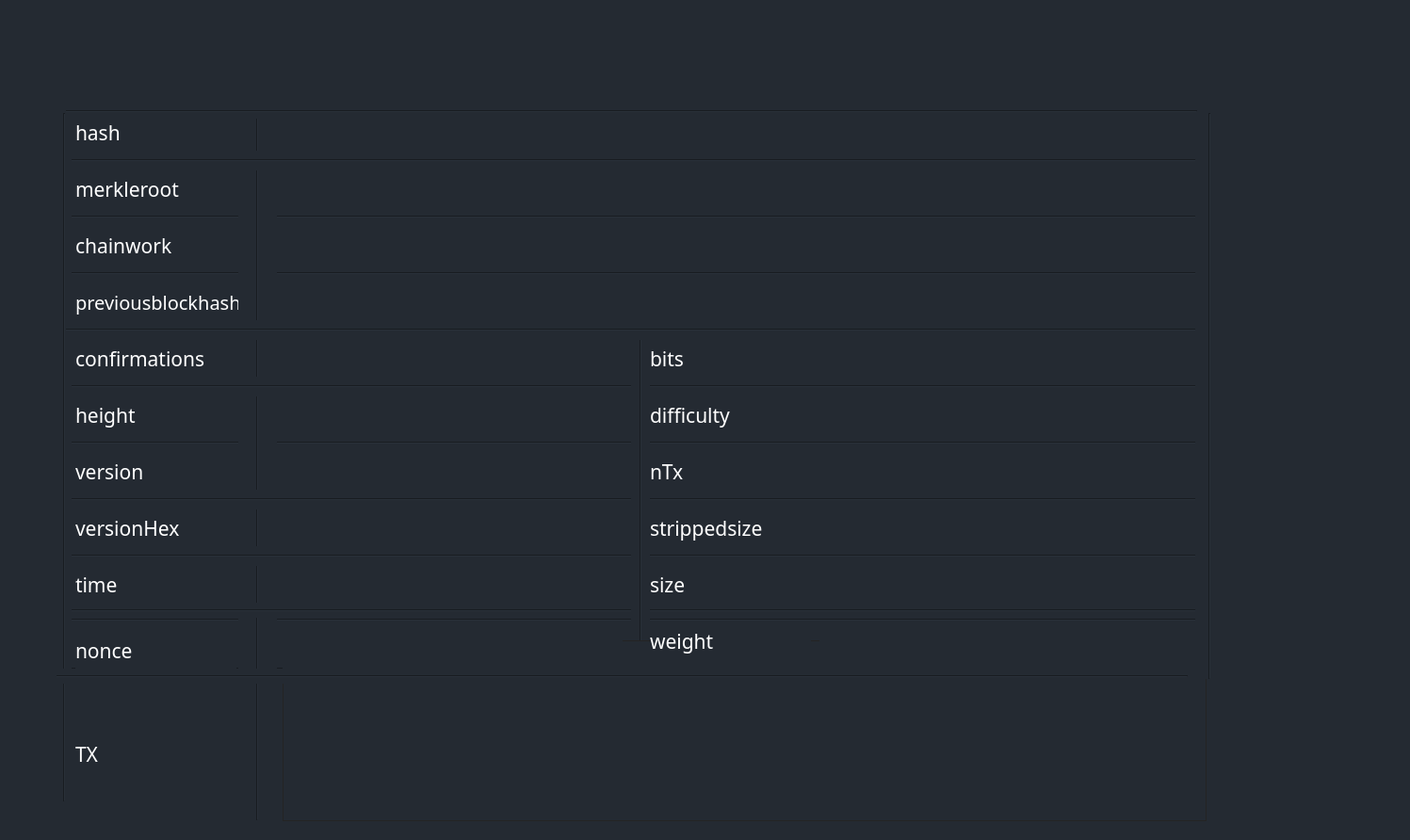
<?xml version="1.0" encoding="UTF-8"?>
<ui version="4.0">
 <class>Dialog</class>
 <widget class="QDialog" name="Dialog">
  <property name="geometry">
   <rect>
    <x>0</x>
    <y>0</y>
    <width>1497</width>
    <height>892</height>
   </rect>
  </property>
  <property name="font">
   <font>
    <family>빙그레체</family>
    <pointsize>16</pointsize>
   </font>
  </property>
  <property name="windowTitle">
   <string>Dialog</string>
  </property>
  <property name="styleSheet">
   <string notr="true">background : rgb(36,42,50);</string>
  </property>
  <widget class="QStackedWidget" name="stackedWidget">
   <property name="geometry">
    <rect>
     <x>0</x>
     <y>70</y>
     <width>1321</width>
     <height>831</height>
    </rect>
   </property>
   <widget class="QWidget" name="page">
    <widget class="QLabel" name="label_17">
     <property name="geometry">
      <rect>
       <x>690</x>
       <y>590</y>
       <width>171</width>
       <height>41</height>
      </rect>
     </property>
     <property name="font">
      <font>
       <family>빙그레체</family>
       <pointsize>16</pointsize>
      </font>
     </property>
     <property name="styleSheet">
      <string notr="true">color : white;</string>
     </property>
     <property name="text">
      <string>weight</string>
     </property>
    </widget>
    <widget class="Line" name="line_3">
     <property name="geometry">
      <rect>
       <x>70</x>
       <y>210</y>
       <width>1201</width>
       <height>21</height>
      </rect>
     </property>
     <property name="font">
      <font>
       <family>Arial</family>
       <pointsize>14</pointsize>
      </font>
     </property>
     <property name="orientation">
      <enum>Qt::Horizontal</enum>
     </property>
    </widget>
    <widget class="QLabel" name="label_6">
     <property name="geometry">
      <rect>
       <x>80</x>
       <y>290</y>
       <width>171</width>
       <height>41</height>
      </rect>
     </property>
     <property name="font">
      <font>
       <family>빙그레체</family>
       <pointsize>16</pointsize>
      </font>
     </property>
     <property name="styleSheet">
      <string notr="true">color : white;</string>
     </property>
     <property name="text">
      <string>confirmations</string>
     </property>
    </widget>
    <widget class="Line" name="line_10">
     <property name="geometry">
      <rect>
       <x>70</x>
       <y>580</y>
       <width>1201</width>
       <height>16</height>
      </rect>
     </property>
     <property name="font">
      <font>
       <family>Arial</family>
       <pointsize>14</pointsize>
      </font>
     </property>
     <property name="orientation">
      <enum>Qt::Horizontal</enum>
     </property>
    </widget>
    <widget class="QLabel" name="label_9">
     <property name="geometry">
      <rect>
       <x>80</x>
       <y>470</y>
       <width>171</width>
       <height>41</height>
      </rect>
     </property>
     <property name="font">
      <font>
       <family>빙그레체</family>
       <pointsize>16</pointsize>
      </font>
     </property>
     <property name="styleSheet">
      <string notr="true">color : white;</string>
     </property>
     <property name="text">
      <string>versionHex</string>
     </property>
    </widget>
    <widget class="QLineEdit" name="merkleroot">
     <property name="geometry">
      <rect>
       <x>300</x>
       <y>110</y>
       <width>981</width>
       <height>41</height>
      </rect>
     </property>
     <property name="font">
      <font>
       <family>빙그레체</family>
       <pointsize>16</pointsize>
      </font>
     </property>
     <property name="styleSheet">
      <string notr="true">color : white;
border : blac</string>
     </property>
     <property name="text">
      <string/>
     </property>
    </widget>
    <widget class="QLabel" name="label_14">
     <property name="geometry">
      <rect>
       <x>690</x>
       <y>410</y>
       <width>171</width>
       <height>41</height>
      </rect>
     </property>
     <property name="font">
      <font>
       <family>빙그레체</family>
       <pointsize>16</pointsize>
      </font>
     </property>
     <property name="styleSheet">
      <string notr="true">color : white;</string>
     </property>
     <property name="text">
      <string>nTx</string>
     </property>
    </widget>
    <widget class="Line" name="line_11">
     <property name="geometry">
      <rect>
       <x>70</x>
       <y>625</y>
       <width>1221</width>
       <height>31</height>
      </rect>
     </property>
     <property name="font">
      <font>
       <family>Arial</family>
       <pointsize>14</pointsize>
      </font>
     </property>
     <property name="orientation">
      <enum>Qt::Horizontal</enum>
     </property>
    </widget>
    <widget class="Line" name="line_6">
     <property name="geometry">
      <rect>
       <x>70</x>
       <y>390</y>
       <width>1201</width>
       <height>21</height>
      </rect>
     </property>
     <property name="font">
      <font>
       <family>Arial</family>
       <pointsize>14</pointsize>
      </font>
     </property>
     <property name="orientation">
      <enum>Qt::Horizontal</enum>
     </property>
    </widget>
    <widget class="QLineEdit" name="hash">
     <property name="geometry">
      <rect>
       <x>300</x>
       <y>50</y>
       <width>981</width>
       <height>41</height>
      </rect>
     </property>
     <property name="font">
      <font>
       <family>빙그레체</family>
       <pointsize>16</pointsize>
      </font>
     </property>
     <property name="styleSheet">
      <string notr="true">color : white;
border : blac</string>
     </property>
     <property name="text">
      <string/>
     </property>
    </widget>
    <widget class="QLabel" name="label_16">
     <property name="geometry">
      <rect>
       <x>690</x>
       <y>530</y>
       <width>171</width>
       <height>41</height>
      </rect>
     </property>
     <property name="font">
      <font>
       <family>빙그레체</family>
       <pointsize>16</pointsize>
      </font>
     </property>
     <property name="styleSheet">
      <string notr="true">color : white;</string>
     </property>
     <property name="text">
      <string>size</string>
     </property>
    </widget>
    <widget class="QLabel" name="label_5">
     <property name="geometry">
      <rect>
       <x>80</x>
       <y>230</y>
       <width>201</width>
       <height>41</height>
      </rect>
     </property>
     <property name="font">
      <font>
       <family>빙그레체</family>
       <pointsize>15</pointsize>
      </font>
     </property>
     <property name="styleSheet">
      <string notr="true">color : white;</string>
     </property>
     <property name="text">
      <string>previousblockhash</string>
     </property>
    </widget>
    <widget class="QLineEdit" name="previousblockhash">
     <property name="geometry">
      <rect>
       <x>300</x>
       <y>230</y>
       <width>981</width>
       <height>41</height>
      </rect>
     </property>
     <property name="font">
      <font>
       <family>빙그레체</family>
       <pointsize>16</pointsize>
      </font>
     </property>
     <property name="styleSheet">
      <string notr="true">color : white;
border : blac</string>
     </property>
     <property name="text">
      <string/>
     </property>
    </widget>
    <widget class="QLineEdit" name="size">
     <property name="geometry">
      <rect>
       <x>870</x>
       <y>530</y>
       <width>391</width>
       <height>41</height>
      </rect>
     </property>
     <property name="font">
      <font>
       <family>빙그레체</family>
       <pointsize>16</pointsize>
      </font>
     </property>
     <property name="styleSheet">
      <string notr="true">color : white;
border : blac</string>
     </property>
     <property name="text">
      <string/>
     </property>
    </widget>
    <widget class="Line" name="line_2">
     <property name="geometry">
      <rect>
       <x>70</x>
       <y>150</y>
       <width>1201</width>
       <height>21</height>
      </rect>
     </property>
     <property name="font">
      <font>
       <family>Arial</family>
       <pointsize>14</pointsize>
      </font>
     </property>
     <property name="orientation">
      <enum>Qt::Horizontal</enum>
     </property>
    </widget>
    <widget class="QLabel" name="label_15">
     <property name="geometry">
      <rect>
       <x>690</x>
       <y>470</y>
       <width>171</width>
       <height>41</height>
      </rect>
     </property>
     <property name="font">
      <font>
       <family>빙그레체</family>
       <pointsize>16</pointsize>
      </font>
     </property>
     <property name="styleSheet">
      <string notr="true">color : white;</string>
     </property>
     <property name="text">
      <string>strippedsize</string>
     </property>
    </widget>
    <widget class="Line" name="line_13">
     <property name="geometry">
      <rect>
       <x>253</x>
       <y>40</y>
       <width>41</width>
       <height>761</height>
      </rect>
     </property>
     <property name="orientation">
      <enum>Qt::Vertical</enum>
     </property>
    </widget>
    <widget class="QLabel" name="label_20">
     <property name="geometry">
      <rect>
       <x>80</x>
       <y>660</y>
       <width>171</width>
       <height>141</height>
      </rect>
     </property>
     <property name="font">
      <font>
       <family>빙그레체</family>
       <pointsize>16</pointsize>
      </font>
     </property>
     <property name="styleSheet">
      <string notr="true">color : white;</string>
     </property>
     <property name="text">
      <string>TX</string>
     </property>
    </widget>
    <widget class="QLineEdit" name="confirmations">
     <property name="geometry">
      <rect>
       <x>300</x>
       <y>290</y>
       <width>361</width>
       <height>41</height>
      </rect>
     </property>
     <property name="font">
      <font>
       <family>빙그레체</family>
       <pointsize>16</pointsize>
      </font>
     </property>
     <property name="styleSheet">
      <string notr="true">color : white;
border : blac</string>
     </property>
     <property name="text">
      <string/>
     </property>
    </widget>
    <widget class="Line" name="line_7">
     <property name="geometry">
      <rect>
       <x>70</x>
       <y>450</y>
       <width>1201</width>
       <height>21</height>
      </rect>
     </property>
     <property name="font">
      <font>
       <family>Arial</family>
       <pointsize>14</pointsize>
      </font>
     </property>
     <property name="orientation">
      <enum>Qt::Horizontal</enum>
     </property>
    </widget>
    <widget class="Line" name="line">
     <property name="geometry">
      <rect>
       <x>70</x>
       <y>90</y>
       <width>1201</width>
       <height>21</height>
      </rect>
     </property>
     <property name="font">
      <font>
       <family>Arial</family>
       <pointsize>14</pointsize>
      </font>
     </property>
     <property name="orientation">
      <enum>Qt::Horizontal</enum>
     </property>
    </widget>
    <widget class="QLabel" name="label_2">
     <property name="geometry">
      <rect>
       <x>80</x>
       <y>50</y>
       <width>171</width>
       <height>41</height>
      </rect>
     </property>
     <property name="font">
      <font>
       <family>빙그레체</family>
       <pointsize>16</pointsize>
      </font>
     </property>
     <property name="styleSheet">
      <string notr="true">color : white;</string>
     </property>
     <property name="text">
      <string>hash</string>
     </property>
    </widget>
    <widget class="Line" name="line_8">
     <property name="geometry">
      <rect>
       <x>70</x>
       <y>510</y>
       <width>1201</width>
       <height>21</height>
      </rect>
     </property>
     <property name="font">
      <font>
       <family>Arial</family>
       <pointsize>14</pointsize>
      </font>
     </property>
     <property name="orientation">
      <enum>Qt::Horizontal</enum>
     </property>
    </widget>
    <widget class="QLineEdit" name="version">
     <property name="geometry">
      <rect>
       <x>300</x>
       <y>410</y>
       <width>361</width>
       <height>41</height>
      </rect>
     </property>
     <property name="font">
      <font>
       <family>빙그레체</family>
       <pointsize>16</pointsize>
      </font>
     </property>
     <property name="styleSheet">
      <string notr="true">color : white;
border : blac</string>
     </property>
     <property name="text">
      <string/>
     </property>
    </widget>
    <widget class="QLineEdit" name="time">
     <property name="geometry">
      <rect>
       <x>300</x>
       <y>530</y>
       <width>361</width>
       <height>41</height>
      </rect>
     </property>
     <property name="font">
      <font>
       <family>빙그레체</family>
       <pointsize>16</pointsize>
      </font>
     </property>
     <property name="styleSheet">
      <string notr="true">color : white;
border : blac</string>
     </property>
     <property name="text">
      <string/>
     </property>
    </widget>
    <widget class="QLineEdit" name="strippedsize">
     <property name="geometry">
      <rect>
       <x>870</x>
       <y>470</y>
       <width>391</width>
       <height>41</height>
      </rect>
     </property>
     <property name="font">
      <font>
       <family>빙그레체</family>
       <pointsize>16</pointsize>
      </font>
     </property>
     <property name="styleSheet">
      <string notr="true">color : white;
border : blac</string>
     </property>
     <property name="text">
      <string/>
     </property>
    </widget>
    <widget class="Line" name="line_9">
     <property name="geometry">
      <rect>
       <x>70</x>
       <y>570</y>
       <width>1201</width>
       <height>16</height>
      </rect>
     </property>
     <property name="font">
      <font>
       <family>Arial</family>
       <pointsize>14</pointsize>
      </font>
     </property>
     <property name="orientation">
      <enum>Qt::Horizontal</enum>
     </property>
    </widget>
    <widget class="QLineEdit" name="bits">
     <property name="geometry">
      <rect>
       <x>870</x>
       <y>290</y>
       <width>391</width>
       <height>41</height>
      </rect>
     </property>
     <property name="font">
      <font>
       <family>빙그레체</family>
       <pointsize>16</pointsize>
      </font>
     </property>
     <property name="styleSheet">
      <string notr="true">color : white;
border : blac</string>
     </property>
     <property name="text">
      <string/>
     </property>
    </widget>
    <widget class="Line" name="line_5">
     <property name="geometry">
      <rect>
       <x>70</x>
       <y>330</y>
       <width>1201</width>
       <height>21</height>
      </rect>
     </property>
     <property name="font">
      <font>
       <family>Arial</family>
       <pointsize>14</pointsize>
      </font>
     </property>
     <property name="orientation">
      <enum>Qt::Horizontal</enum>
     </property>
    </widget>
    <widget class="QLabel" name="label_19">
     <property name="geometry">
      <rect>
       <x>690</x>
       <y>290</y>
       <width>171</width>
       <height>41</height>
      </rect>
     </property>
     <property name="font">
      <font>
       <family>빙그레체</family>
       <pointsize>16</pointsize>
      </font>
     </property>
     <property name="styleSheet">
      <string notr="true">color : white;</string>
     </property>
     <property name="text">
      <string>bits</string>
     </property>
    </widget>
    <widget class="QTextBrowser" name="blockinfo">
     <property name="geometry">
      <rect>
       <x>80</x>
       <y>40</y>
       <width>1181</width>
       <height>541</height>
      </rect>
     </property>
     <property name="font">
      <font>
       <family>빙그레체</family>
       <pointsize>20</pointsize>
      </font>
     </property>
    </widget>
    <widget class="QLineEdit" name="versionHex">
     <property name="geometry">
      <rect>
       <x>300</x>
       <y>470</y>
       <width>361</width>
       <height>41</height>
      </rect>
     </property>
     <property name="font">
      <font>
       <family>빙그레체</family>
       <pointsize>16</pointsize>
      </font>
     </property>
     <property name="styleSheet">
      <string notr="true">color : white;
border : blac</string>
     </property>
     <property name="text">
      <string/>
     </property>
    </widget>
    <widget class="QLabel" name="label_12">
     <property name="geometry">
      <rect>
       <x>80</x>
       <y>600</y>
       <width>171</width>
       <height>41</height>
      </rect>
     </property>
     <property name="font">
      <font>
       <family>빙그레체</family>
       <pointsize>16</pointsize>
      </font>
     </property>
     <property name="styleSheet">
      <string notr="true">color : white;</string>
     </property>
     <property name="text">
      <string>nonce</string>
     </property>
    </widget>
    <widget class="QLabel" name="label_8">
     <property name="geometry">
      <rect>
       <x>80</x>
       <y>410</y>
       <width>171</width>
       <height>41</height>
      </rect>
     </property>
     <property name="font">
      <font>
       <family>빙그레체</family>
       <pointsize>16</pointsize>
      </font>
     </property>
     <property name="styleSheet">
      <string notr="true">color : white;</string>
     </property>
     <property name="text">
      <string>version</string>
     </property>
    </widget>
    <widget class="QLineEdit" name="chainwork">
     <property name="geometry">
      <rect>
       <x>300</x>
       <y>170</y>
       <width>981</width>
       <height>41</height>
      </rect>
     </property>
     <property name="font">
      <font>
       <family>빙그레체</family>
       <pointsize>16</pointsize>
      </font>
     </property>
     <property name="styleSheet">
      <string notr="true">color : white;
border : blac</string>
     </property>
     <property name="text">
      <string/>
     </property>
    </widget>
    <widget class="Line" name="line_14">
     <property name="geometry">
      <rect>
       <x>60</x>
       <y>50</y>
       <width>16</width>
       <height>731</height>
      </rect>
     </property>
     <property name="orientation">
      <enum>Qt::Vertical</enum>
     </property>
    </widget>
    <widget class="QLabel" name="label_7">
     <property name="geometry">
      <rect>
       <x>80</x>
       <y>350</y>
       <width>171</width>
       <height>41</height>
      </rect>
     </property>
     <property name="font">
      <font>
       <family>빙그레체</family>
       <pointsize>16</pointsize>
      </font>
     </property>
     <property name="styleSheet">
      <string notr="true">color : white;</string>
     </property>
     <property name="text">
      <string>height</string>
     </property>
    </widget>
    <widget class="QLineEdit" name="difficulty">
     <property name="geometry">
      <rect>
       <x>870</x>
       <y>350</y>
       <width>391</width>
       <height>41</height>
      </rect>
     </property>
     <property name="font">
      <font>
       <family>빙그레체</family>
       <pointsize>16</pointsize>
      </font>
     </property>
     <property name="styleSheet">
      <string notr="true">color : white;
border : blac</string>
     </property>
     <property name="text">
      <string/>
     </property>
    </widget>
    <widget class="QLabel" name="label_4">
     <property name="geometry">
      <rect>
       <x>80</x>
       <y>170</y>
       <width>171</width>
       <height>41</height>
      </rect>
     </property>
     <property name="font">
      <font>
       <family>빙그레체</family>
       <pointsize>16</pointsize>
      </font>
     </property>
     <property name="styleSheet">
      <string notr="true">color : white;</string>
     </property>
     <property name="text">
      <string>chainwork</string>
     </property>
    </widget>
    <widget class="Line" name="line_16">
     <property name="geometry">
      <rect>
       <x>670</x>
       <y>280</y>
       <width>20</width>
       <height>371</height>
      </rect>
     </property>
     <property name="orientation">
      <enum>Qt::Vertical</enum>
     </property>
    </widget>
    <widget class="QLabel" name="label_10">
     <property name="geometry">
      <rect>
       <x>80</x>
       <y>530</y>
       <width>171</width>
       <height>41</height>
      </rect>
     </property>
     <property name="font">
      <font>
       <family>빙그레체</family>
       <pointsize>16</pointsize>
      </font>
     </property>
     <property name="styleSheet">
      <string notr="true">color : white;</string>
     </property>
     <property name="text">
      <string>time</string>
     </property>
    </widget>
    <widget class="QTableWidget" name="tx">
     <property name="geometry">
      <rect>
       <x>300</x>
       <y>610</y>
       <width>981</width>
       <height>192</height>
      </rect>
     </property>
     <property name="styleSheet">
      <string notr="true">QTableWidget{
color:#DCDCDC;
background:rgb(36,42,50);
border:1px solid #242424;
alternate-background-color:rgb(36,42,50);
gridline-color:#242424;
border-radius: 0px;
color : white;
}
 
QTableWidget::item:selected{
color:#DCDCDC;
background:rgb(36,42,50);
}
 
QTableWidget::item:hover{
background:rgb(36,42,50);;
color:#DCDCDC;

}
QHeaderView::section{
text-align:center;
background:rgb(36,42,50);
padding:3px;
margin:0px;
color:#DCDCDC;
border:1px solid #242424;
border-left-width:0;

}
 
QScrollBar:vertical{
background:#484848;
padding:0px;
border-radius:6px;
max-width:12px;
}
 
 
QScrollBar::handle:vertical{
background:#CCCCCC;
}
 
QScrollBar::handle:hover:vertical,QScrollBar::handle:pressed:vertical{
background:#A7A7A7;
}
QScrollBar::sub-page:vertical{
background:444444;
}
 
 
QScrollBar::add-page:vertical{
background:5B5B5B;
}
 
QScrollBar::add-line:vertical{
background:none;
}
QScrollBar::sub-line:vertical{
background:none;
}</string>
     </property>
     <column>
      <property name="text">
       <string/>
      </property>
     </column>
    </widget>
    <widget class="QLineEdit" name="height">
     <property name="geometry">
      <rect>
       <x>300</x>
       <y>350</y>
       <width>361</width>
       <height>41</height>
      </rect>
     </property>
     <property name="font">
      <font>
       <family>빙그레체</family>
       <pointsize>16</pointsize>
      </font>
     </property>
     <property name="styleSheet">
      <string notr="true">color : white;
border : blac</string>
     </property>
     <property name="text">
      <string/>
     </property>
    </widget>
    <widget class="QLineEdit" name="nTx">
     <property name="geometry">
      <rect>
       <x>870</x>
       <y>410</y>
       <width>391</width>
       <height>41</height>
      </rect>
     </property>
     <property name="font">
      <font>
       <family>빙그레체</family>
       <pointsize>16</pointsize>
      </font>
     </property>
     <property name="styleSheet">
      <string notr="true">color : white;
border : blac</string>
     </property>
     <property name="text">
      <string/>
     </property>
    </widget>
    <widget class="QLineEdit" name="weight">
     <property name="geometry">
      <rect>
       <x>870</x>
       <y>590</y>
       <width>411</width>
       <height>41</height>
      </rect>
     </property>
     <property name="font">
      <font>
       <family>빙그레체</family>
       <pointsize>16</pointsize>
      </font>
     </property>
     <property name="styleSheet">
      <string notr="true">color : white;
border : blac</string>
     </property>
     <property name="text">
      <string/>
     </property>
    </widget>
    <widget class="Line" name="line_4">
     <property name="geometry">
      <rect>
       <x>70</x>
       <y>270</y>
       <width>1201</width>
       <height>21</height>
      </rect>
     </property>
     <property name="font">
      <font>
       <family>Arial</family>
       <pointsize>14</pointsize>
      </font>
     </property>
     <property name="orientation">
      <enum>Qt::Horizontal</enum>
     </property>
    </widget>
    <widget class="Line" name="line_15">
     <property name="geometry">
      <rect>
       <x>1269</x>
       <y>50</y>
       <width>31</width>
       <height>601</height>
      </rect>
     </property>
     <property name="orientation">
      <enum>Qt::Vertical</enum>
     </property>
    </widget>
    <widget class="QLineEdit" name="nonce">
     <property name="geometry">
      <rect>
       <x>300</x>
       <y>600</y>
       <width>361</width>
       <height>41</height>
      </rect>
     </property>
     <property name="font">
      <font>
       <family>빙그레체</family>
       <pointsize>16</pointsize>
      </font>
     </property>
     <property name="styleSheet">
      <string notr="true">color : white;
border : black;</string>
     </property>
     <property name="text">
      <string/>
     </property>
    </widget>
    <widget class="Line" name="line_12">
     <property name="geometry">
      <rect>
       <x>70</x>
       <y>40</y>
       <width>1201</width>
       <height>16</height>
      </rect>
     </property>
     <property name="font">
      <font>
       <family>Arial</family>
       <pointsize>14</pointsize>
      </font>
     </property>
     <property name="orientation">
      <enum>Qt::Horizontal</enum>
     </property>
    </widget>
    <widget class="QLabel" name="label_13">
     <property name="geometry">
      <rect>
       <x>690</x>
       <y>350</y>
       <width>171</width>
       <height>41</height>
      </rect>
     </property>
     <property name="font">
      <font>
       <family>빙그레체</family>
       <pointsize>16</pointsize>
      </font>
     </property>
     <property name="styleSheet">
      <string notr="true">color : white;</string>
     </property>
     <property name="text">
      <string>difficulty</string>
     </property>
    </widget>
    <widget class="QLabel" name="label_3">
     <property name="geometry">
      <rect>
       <x>80</x>
       <y>110</y>
       <width>171</width>
       <height>41</height>
      </rect>
     </property>
     <property name="font">
      <font>
       <family>빙그레체</family>
       <pointsize>16</pointsize>
      </font>
     </property>
     <property name="styleSheet">
      <string notr="true">color : white;</string>
     </property>
     <property name="text">
      <string>merkleroot</string>
     </property>
    </widget>
    <widget class="Line" name="line_33">
     <property name="geometry">
      <rect>
       <x>60</x>
       <y>640</y>
       <width>1201</width>
       <height>16</height>
      </rect>
     </property>
     <property name="font">
      <font>
       <family>Arial</family>
       <pointsize>14</pointsize>
      </font>
     </property>
     <property name="orientation">
      <enum>Qt::Horizontal</enum>
     </property>
    </widget>
    <zorder>blockinfo</zorder>
    <zorder>line_3</zorder>
    <zorder>label_6</zorder>
    <zorder>line_10</zorder>
    <zorder>label_9</zorder>
    <zorder>merkleroot</zorder>
    <zorder>label_14</zorder>
    <zorder>line_11</zorder>
    <zorder>line_6</zorder>
    <zorder>hash</zorder>
    <zorder>label_16</zorder>
    <zorder>label_5</zorder>
    <zorder>previousblockhash</zorder>
    <zorder>size</zorder>
    <zorder>line_2</zorder>
    <zorder>label_15</zorder>
    <zorder>line_13</zorder>
    <zorder>label_20</zorder>
    <zorder>confirmations</zorder>
    <zorder>line_7</zorder>
    <zorder>line</zorder>
    <zorder>label_2</zorder>
    <zorder>line_8</zorder>
    <zorder>version</zorder>
    <zorder>time</zorder>
    <zorder>strippedsize</zorder>
    <zorder>line_9</zorder>
    <zorder>bits</zorder>
    <zorder>line_5</zorder>
    <zorder>label_19</zorder>
    <zorder>versionHex</zorder>
    <zorder>label_12</zorder>
    <zorder>label_8</zorder>
    <zorder>chainwork</zorder>
    <zorder>line_14</zorder>
    <zorder>label_7</zorder>
    <zorder>difficulty</zorder>
    <zorder>label_4</zorder>
    <zorder>line_16</zorder>
    <zorder>label_10</zorder>
    <zorder>tx</zorder>
    <zorder>height</zorder>
    <zorder>nTx</zorder>
    <zorder>line_4</zorder>
    <zorder>line_15</zorder>
    <zorder>nonce</zorder>
    <zorder>line_12</zorder>
    <zorder>label_13</zorder>
    <zorder>label_3</zorder>
    <zorder>label_17</zorder>
    <zorder>weight</zorder>
    <zorder>line_33</zorder>
   </widget>
   <widget class="QWidget" name="page_2">
    <widget class="QTextBrowser" name="SigPubBrowser">
     <property name="geometry">
      <rect>
       <x>40</x>
       <y>60</y>
       <width>1231</width>
       <height>751</height>
      </rect>
     </property>
     <property name="font">
      <font>
       <family>빙그레체</family>
       <pointsize>16</pointsize>
      </font>
     </property>
     <property name="styleSheet">
      <string notr="true">color : white;</string>
     </property>
     <property name="html">
      <string>&lt;!DOCTYPE HTML PUBLIC &quot;-//W3C//DTD HTML 4.0//EN&quot; &quot;http://www.w3.org/TR/REC-html40/strict.dtd&quot;&gt;
&lt;html&gt;&lt;head&gt;&lt;meta name=&quot;qrichtext&quot; content=&quot;1&quot; /&gt;&lt;style type=&quot;text/css&quot;&gt;
p, li { white-space: pre-wrap; }
&lt;/style&gt;&lt;/head&gt;&lt;body style=&quot; font-family:'빙그레체'; font-size:16pt; font-weight:400; font-style:normal;&quot;&gt;
&lt;p style=&quot;-qt-paragraph-type:empty; margin-top:0px; margin-bottom:0px; margin-left:0px; margin-right:0px; -qt-block-indent:0; text-indent:0px;&quot;&gt;&lt;br /&gt;&lt;/p&gt;&lt;/body&gt;&lt;/html&gt;</string>
     </property>
    </widget>
    <widget class="QPushButton" name="backspace">
     <property name="geometry">
      <rect>
       <x>50</x>
       <y>0</y>
       <width>51</width>
       <height>51</height>
      </rect>
     </property>
     <property name="styleSheet">
      <string notr="true">

QPushButton {
	border-image:url(:/Backspace/image/leftbutton.png);
color : rgb(204,204,204);
}
QPushButton:hover {
   border-image:url(:/Backspace/image/leftbutton2.png);
color : rgb(255,255,255);
	
}
</string>
     </property>
     <property name="text">
      <string/>
     </property>
    </widget>
   </widget>
   <widget class="QWidget" name="page_5">
    <widget class="QTextBrowser" name="SigPubBrowser_3">
     <property name="geometry">
      <rect>
       <x>40</x>
       <y>60</y>
       <width>1231</width>
       <height>751</height>
      </rect>
     </property>
     <property name="font">
      <font>
       <family>빙그레체</family>
       <pointsize>16</pointsize>
      </font>
     </property>
     <property name="styleSheet">
      <string notr="true">color : white;</string>
     </property>
     <property name="html">
      <string>&lt;!DOCTYPE HTML PUBLIC &quot;-//W3C//DTD HTML 4.0//EN&quot; &quot;http://www.w3.org/TR/REC-html40/strict.dtd&quot;&gt;
&lt;html&gt;&lt;head&gt;&lt;meta name=&quot;qrichtext&quot; content=&quot;1&quot; /&gt;&lt;style type=&quot;text/css&quot;&gt;
p, li { white-space: pre-wrap; }
&lt;/style&gt;&lt;/head&gt;&lt;body style=&quot; font-family:'빙그레체'; font-size:16pt; font-weight:400; font-style:normal;&quot;&gt;
&lt;p style=&quot;-qt-paragraph-type:empty; margin-top:0px; margin-bottom:0px; margin-left:0px; margin-right:0px; -qt-block-indent:0; text-indent:0px;&quot;&gt;&lt;br /&gt;&lt;/p&gt;&lt;/body&gt;&lt;/html&gt;</string>
     </property>
    </widget>
    <widget class="QPushButton" name="backspace_3">
     <property name="geometry">
      <rect>
       <x>50</x>
       <y>0</y>
       <width>51</width>
       <height>51</height>
      </rect>
     </property>
     <property name="styleSheet">
      <string notr="true">

QPushButton {
	border-image:url(:/Backspace/image/leftbutton.png);
color : rgb(204,204,204);
}
QPushButton:hover {
   border-image:url(:/Backspace/image/leftbutton2.png);
color : rgb(255,255,255);
	
}
</string>
     </property>
     <property name="text">
      <string/>
     </property>
    </widget>
   </widget>
  </widget>
 </widget>
 <resources>
  <include location="GUI.qrc"/>
 </resources>
 <connections/>
</ui>
